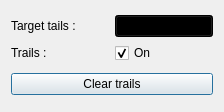
<?xml version="1.0" encoding="UTF-8"?>
<ui version="4.0">
 <class>TrailDialog</class>
 <widget class="QDialog" name="TrailDialog">
  <property name="geometry">
   <rect>
    <x>0</x>
    <y>0</y>
    <width>224</width>
    <height>112</height>
   </rect>
  </property>
  <property name="maximumSize">
   <size>
    <width>224</width>
    <height>112</height>
   </size>
  </property>
  <property name="windowTitle">
   <string>Trail Settings</string>
  </property>
  <layout class="QVBoxLayout" name="verticalLayout">
   <item>
    <layout class="QVBoxLayout" name="verticalLayout_3">
     <item>
      <layout class="QHBoxLayout" name="horizontalLayout_13">
       <item>
        <widget class="QLabel" name="label_5">
         <property name="text">
          <string>Target tails : </string>
         </property>
        </widget>
       </item>
       <item>
        <widget class="QComboBox" name="comboBoxTargetTail">
         <property name="styleSheet">
          <string notr="true">background-color: black;</string>
         </property>
         <item>
          <property name="text">
           <string>15 sec</string>
          </property>
         </item>
         <item>
          <property name="text">
           <string>30 sec</string>
          </property>
         </item>
         <item>
          <property name="text">
           <string>1 min</string>
          </property>
         </item>
         <item>
          <property name="text">
           <string>3 min</string>
          </property>
         </item>
         <item>
          <property name="text">
           <string>5 min</string>
          </property>
         </item>
         <item>
          <property name="text">
           <string>10 min</string>
          </property>
         </item>
         <item>
          <property name="text">
           <string>Continuous</string>
          </property>
         </item>
        </widget>
       </item>
      </layout>
     </item>
     <item>
      <layout class="QHBoxLayout" name="horizontalLayout_14">
       <item>
        <widget class="QLabel" name="label_16">
         <property name="text">
          <string>Trails :</string>
         </property>
        </widget>
       </item>
       <item>
        <widget class="QCheckBox" name="checkBoxTrailOff">
         <property name="text">
          <string>On</string>
         </property>
         <property name="checked">
          <bool>true</bool>
         </property>
        </widget>
       </item>
      </layout>
     </item>
    </layout>
   </item>
   <item>
    <widget class="QPushButton" name="pushButtonClearTrail">
     <property name="text">
      <string>Clear trails</string>
     </property>
    </widget>
   </item>
  </layout>
 </widget>
 <resources/>
 <connections/>
</ui>
